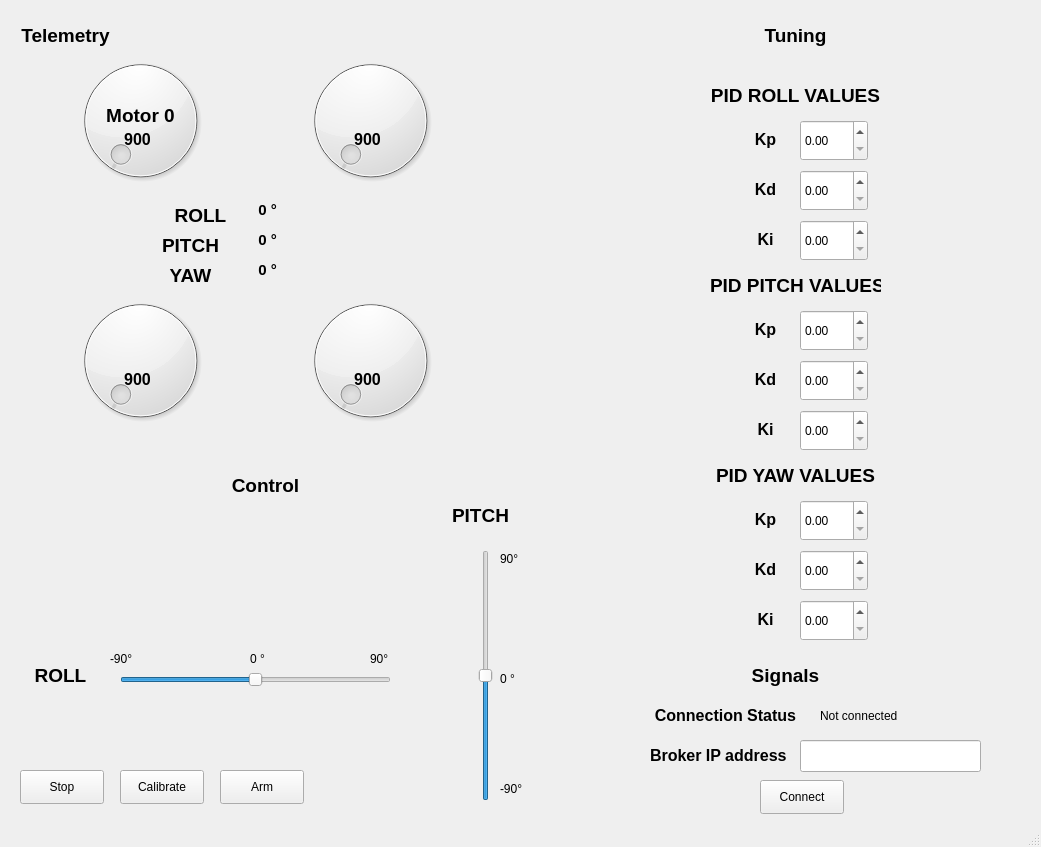
<?xml version="1.0" encoding="UTF-8"?>
<ui version="4.0">
 <class>MainWindow</class>
 <widget class="QMainWindow" name="MainWindow">
  <property name="geometry">
   <rect>
    <x>0</x>
    <y>0</y>
    <width>1041</width>
    <height>847</height>
   </rect>
  </property>
  <property name="windowTitle">
   <string>MainWindow</string>
  </property>
  <widget class="QWidget" name="centralwidget">
   <widget class="QLabel" name="label">
    <property name="geometry">
     <rect>
      <x>710</x>
      <y>80</y>
      <width>171</width>
      <height>31</height>
     </rect>
    </property>
    <property name="text">
     <string>&lt;html&gt;&lt;head/&gt;&lt;body&gt;&lt;p align=&quot;center&quot;&gt;&lt;span style=&quot; font-size:14pt; font-weight:600;&quot;&gt;PID ROLL VALUES&lt;/span&gt;&lt;/p&gt;&lt;/body&gt;&lt;/html&gt;</string>
    </property>
   </widget>
   <widget class="QDoubleSpinBox" name="pidR_kp">
    <property name="geometry">
     <rect>
      <x>800</x>
      <y>120</y>
      <width>68</width>
      <height>41</height>
     </rect>
    </property>
   </widget>
   <widget class="QLabel" name="label_2">
    <property name="geometry">
     <rect>
      <x>750</x>
      <y>130</y>
      <width>31</width>
      <height>20</height>
     </rect>
    </property>
    <property name="text">
     <string>&lt;html&gt;&lt;head/&gt;&lt;body&gt;&lt;p align=&quot;center&quot;&gt;&lt;span style=&quot; font-size:12pt; font-weight:600;&quot;&gt;Kp&lt;/span&gt;&lt;/p&gt;&lt;/body&gt;&lt;/html&gt;</string>
    </property>
   </widget>
   <widget class="QLabel" name="label_3">
    <property name="geometry">
     <rect>
      <x>750</x>
      <y>180</y>
      <width>31</width>
      <height>20</height>
     </rect>
    </property>
    <property name="text">
     <string>&lt;html&gt;&lt;head/&gt;&lt;body&gt;&lt;p align=&quot;center&quot;&gt;&lt;span style=&quot; font-size:12pt; font-weight:600;&quot;&gt;Kd&lt;/span&gt;&lt;/p&gt;&lt;/body&gt;&lt;/html&gt;</string>
    </property>
   </widget>
   <widget class="QDoubleSpinBox" name="pidR_kd">
    <property name="geometry">
     <rect>
      <x>800</x>
      <y>170</y>
      <width>68</width>
      <height>41</height>
     </rect>
    </property>
   </widget>
   <widget class="QLabel" name="label_4">
    <property name="geometry">
     <rect>
      <x>750</x>
      <y>230</y>
      <width>31</width>
      <height>20</height>
     </rect>
    </property>
    <property name="text">
     <string>&lt;html&gt;&lt;head/&gt;&lt;body&gt;&lt;p align=&quot;center&quot;&gt;&lt;span style=&quot; font-size:12pt; font-weight:600;&quot;&gt;Ki&lt;/span&gt;&lt;/p&gt;&lt;/body&gt;&lt;/html&gt;</string>
    </property>
   </widget>
   <widget class="QDoubleSpinBox" name="pidR_ki">
    <property name="geometry">
     <rect>
      <x>800</x>
      <y>220</y>
      <width>68</width>
      <height>41</height>
     </rect>
    </property>
   </widget>
   <widget class="QLabel" name="label_6">
    <property name="geometry">
     <rect>
      <x>710</x>
      <y>270</y>
      <width>171</width>
      <height>31</height>
     </rect>
    </property>
    <property name="text">
     <string>&lt;html&gt;&lt;head/&gt;&lt;body&gt;&lt;p align=&quot;center&quot;&gt;&lt;span style=&quot; font-size:14pt; font-weight:600;&quot;&gt;PID PITCH VALUES&lt;/span&gt;&lt;/p&gt;&lt;/body&gt;&lt;/html&gt;</string>
    </property>
   </widget>
   <widget class="QDoubleSpinBox" name="pidP_ki">
    <property name="geometry">
     <rect>
      <x>800</x>
      <y>410</y>
      <width>68</width>
      <height>41</height>
     </rect>
    </property>
   </widget>
   <widget class="QDoubleSpinBox" name="pidP_kp">
    <property name="geometry">
     <rect>
      <x>800</x>
      <y>310</y>
      <width>68</width>
      <height>41</height>
     </rect>
    </property>
   </widget>
   <widget class="QDoubleSpinBox" name="pidP_kd">
    <property name="geometry">
     <rect>
      <x>800</x>
      <y>360</y>
      <width>68</width>
      <height>41</height>
     </rect>
    </property>
   </widget>
   <widget class="QDoubleSpinBox" name="pidY_kp_3">
    <property name="geometry">
     <rect>
      <x>800</x>
      <y>600</y>
      <width>68</width>
      <height>41</height>
     </rect>
    </property>
   </widget>
   <widget class="QDoubleSpinBox" name="pidY_kp_2">
    <property name="geometry">
     <rect>
      <x>800</x>
      <y>550</y>
      <width>68</width>
      <height>41</height>
     </rect>
    </property>
   </widget>
   <widget class="QLabel" name="label_11">
    <property name="geometry">
     <rect>
      <x>710</x>
      <y>460</y>
      <width>171</width>
      <height>31</height>
     </rect>
    </property>
    <property name="text">
     <string>&lt;html&gt;&lt;head/&gt;&lt;body&gt;&lt;p align=&quot;center&quot;&gt;&lt;span style=&quot; font-size:14pt; font-weight:600;&quot;&gt;PID YAW VALUES&lt;/span&gt;&lt;/p&gt;&lt;/body&gt;&lt;/html&gt;</string>
    </property>
   </widget>
   <widget class="QDoubleSpinBox" name="pidY_kp">
    <property name="geometry">
     <rect>
      <x>800</x>
      <y>500</y>
      <width>68</width>
      <height>41</height>
     </rect>
    </property>
   </widget>
   <widget class="QPushButton" name="stopButton">
    <property name="geometry">
     <rect>
      <x>20</x>
      <y>770</y>
      <width>84</width>
      <height>34</height>
     </rect>
    </property>
    <property name="text">
     <string>Stop</string>
    </property>
   </widget>
   <widget class="QPushButton" name="calibrateButton">
    <property name="geometry">
     <rect>
      <x>120</x>
      <y>770</y>
      <width>84</width>
      <height>34</height>
     </rect>
    </property>
    <property name="text">
     <string>Calibrate</string>
    </property>
   </widget>
   <widget class="QPushButton" name="armButton">
    <property name="geometry">
     <rect>
      <x>220</x>
      <y>770</y>
      <width>84</width>
      <height>34</height>
     </rect>
    </property>
    <property name="text">
     <string>Arm</string>
    </property>
   </widget>
   <widget class="QSlider" name="roll_slider">
    <property name="enabled">
     <bool>true</bool>
    </property>
    <property name="geometry">
     <rect>
      <x>120</x>
      <y>670</y>
      <width>271</width>
      <height>20</height>
     </rect>
    </property>
    <property name="minimum">
     <number>-90</number>
    </property>
    <property name="maximum">
     <number>90</number>
    </property>
    <property name="value">
     <number>0</number>
    </property>
    <property name="tracking">
     <bool>true</bool>
    </property>
    <property name="orientation">
     <enum>Qt::Horizontal</enum>
    </property>
   </widget>
   <widget class="QLabel" name="label_13">
    <property name="geometry">
     <rect>
      <x>30</x>
      <y>660</y>
      <width>61</width>
      <height>31</height>
     </rect>
    </property>
    <property name="text">
     <string>&lt;html&gt;&lt;head/&gt;&lt;body&gt;&lt;p align=&quot;center&quot;&gt;&lt;span style=&quot; font-size:14pt; font-weight:600;&quot;&gt;ROLL&lt;/span&gt;&lt;/p&gt;&lt;/body&gt;&lt;/html&gt;</string>
    </property>
   </widget>
   <widget class="QSlider" name="pitch_slider">
    <property name="enabled">
     <bool>true</bool>
    </property>
    <property name="geometry">
     <rect>
      <x>470</x>
      <y>550</y>
      <width>31</width>
      <height>251</height>
     </rect>
    </property>
    <property name="minimum">
     <number>-90</number>
    </property>
    <property name="maximum">
     <number>90</number>
    </property>
    <property name="value">
     <number>0</number>
    </property>
    <property name="orientation">
     <enum>Qt::Vertical</enum>
    </property>
   </widget>
   <widget class="QLabel" name="label_14">
    <property name="geometry">
     <rect>
      <x>450</x>
      <y>500</y>
      <width>61</width>
      <height>31</height>
     </rect>
    </property>
    <property name="text">
     <string>&lt;html&gt;&lt;head/&gt;&lt;body&gt;&lt;p align=&quot;center&quot;&gt;&lt;span style=&quot; font-size:14pt; font-weight:600;&quot;&gt;PITCH&lt;/span&gt;&lt;/p&gt;&lt;/body&gt;&lt;/html&gt;</string>
    </property>
   </widget>
   <widget class="QLabel" name="label_16">
    <property name="geometry">
     <rect>
      <x>110</x>
      <y>650</y>
      <width>55</width>
      <height>18</height>
     </rect>
    </property>
    <property name="text">
     <string>-90°</string>
    </property>
   </widget>
   <widget class="QLabel" name="label_17">
    <property name="geometry">
     <rect>
      <x>370</x>
      <y>650</y>
      <width>55</width>
      <height>18</height>
     </rect>
    </property>
    <property name="text">
     <string>90°</string>
    </property>
   </widget>
   <widget class="QLabel" name="label_18">
    <property name="geometry">
     <rect>
      <x>250</x>
      <y>650</y>
      <width>21</width>
      <height>18</height>
     </rect>
    </property>
    <property name="text">
     <string>0 °</string>
    </property>
   </widget>
   <widget class="QLabel" name="label_19">
    <property name="geometry">
     <rect>
      <x>100</x>
      <y>100</y>
      <width>81</width>
      <height>31</height>
     </rect>
    </property>
    <property name="text">
     <string>&lt;html&gt;&lt;head/&gt;&lt;body&gt;&lt;p align=&quot;center&quot;&gt;&lt;span style=&quot; font-size:14pt; font-weight:600;&quot;&gt;Motor 0&lt;/span&gt;&lt;/p&gt;&lt;/body&gt;&lt;/html&gt;</string>
    </property>
   </widget>
   <widget class="QLabel" name="label_5">
    <property name="geometry">
     <rect>
      <x>750</x>
      <y>320</y>
      <width>31</width>
      <height>20</height>
     </rect>
    </property>
    <property name="text">
     <string>&lt;html&gt;&lt;head/&gt;&lt;body&gt;&lt;p align=&quot;center&quot;&gt;&lt;span style=&quot; font-size:12pt; font-weight:600;&quot;&gt;Kp&lt;/span&gt;&lt;/p&gt;&lt;/body&gt;&lt;/html&gt;</string>
    </property>
   </widget>
   <widget class="QLabel" name="label_7">
    <property name="geometry">
     <rect>
      <x>750</x>
      <y>370</y>
      <width>31</width>
      <height>20</height>
     </rect>
    </property>
    <property name="text">
     <string>&lt;html&gt;&lt;head/&gt;&lt;body&gt;&lt;p align=&quot;center&quot;&gt;&lt;span style=&quot; font-size:12pt; font-weight:600;&quot;&gt;Kd&lt;/span&gt;&lt;/p&gt;&lt;/body&gt;&lt;/html&gt;</string>
    </property>
   </widget>
   <widget class="QLabel" name="label_8">
    <property name="geometry">
     <rect>
      <x>750</x>
      <y>420</y>
      <width>31</width>
      <height>20</height>
     </rect>
    </property>
    <property name="text">
     <string>&lt;html&gt;&lt;head/&gt;&lt;body&gt;&lt;p align=&quot;center&quot;&gt;&lt;span style=&quot; font-size:12pt; font-weight:600;&quot;&gt;Ki&lt;/span&gt;&lt;/p&gt;&lt;/body&gt;&lt;/html&gt;</string>
    </property>
   </widget>
   <widget class="QLabel" name="label_9">
    <property name="geometry">
     <rect>
      <x>750</x>
      <y>560</y>
      <width>31</width>
      <height>20</height>
     </rect>
    </property>
    <property name="text">
     <string>&lt;html&gt;&lt;head/&gt;&lt;body&gt;&lt;p align=&quot;center&quot;&gt;&lt;span style=&quot; font-size:12pt; font-weight:600;&quot;&gt;Kd&lt;/span&gt;&lt;/p&gt;&lt;/body&gt;&lt;/html&gt;</string>
    </property>
   </widget>
   <widget class="QLabel" name="label_10">
    <property name="geometry">
     <rect>
      <x>750</x>
      <y>510</y>
      <width>31</width>
      <height>20</height>
     </rect>
    </property>
    <property name="text">
     <string>&lt;html&gt;&lt;head/&gt;&lt;body&gt;&lt;p align=&quot;center&quot;&gt;&lt;span style=&quot; font-size:12pt; font-weight:600;&quot;&gt;Kp&lt;/span&gt;&lt;/p&gt;&lt;/body&gt;&lt;/html&gt;</string>
    </property>
   </widget>
   <widget class="QLabel" name="label_12">
    <property name="geometry">
     <rect>
      <x>750</x>
      <y>610</y>
      <width>31</width>
      <height>20</height>
     </rect>
    </property>
    <property name="text">
     <string>&lt;html&gt;&lt;head/&gt;&lt;body&gt;&lt;p align=&quot;center&quot;&gt;&lt;span style=&quot; font-size:12pt; font-weight:600;&quot;&gt;Ki&lt;/span&gt;&lt;/p&gt;&lt;/body&gt;&lt;/html&gt;</string>
    </property>
   </widget>
   <widget class="QLabel" name="label_23">
    <property name="geometry">
     <rect>
      <x>500</x>
      <y>670</y>
      <width>21</width>
      <height>18</height>
     </rect>
    </property>
    <property name="text">
     <string>0 °</string>
    </property>
   </widget>
   <widget class="QLabel" name="label_24">
    <property name="geometry">
     <rect>
      <x>500</x>
      <y>780</y>
      <width>55</width>
      <height>18</height>
     </rect>
    </property>
    <property name="text">
     <string>-90°</string>
    </property>
   </widget>
   <widget class="QLabel" name="label_25">
    <property name="geometry">
     <rect>
      <x>500</x>
      <y>550</y>
      <width>55</width>
      <height>18</height>
     </rect>
    </property>
    <property name="text">
     <string>90°</string>
    </property>
   </widget>
   <widget class="QLabel" name="label_15">
    <property name="geometry">
     <rect>
      <x>10</x>
      <y>20</y>
      <width>111</width>
      <height>31</height>
     </rect>
    </property>
    <property name="text">
     <string>&lt;html&gt;&lt;head/&gt;&lt;body&gt;&lt;p align=&quot;center&quot;&gt;&lt;span style=&quot; font-size:14pt; font-weight:600;&quot;&gt;Telemetry&lt;/span&gt;&lt;/p&gt;&lt;/body&gt;&lt;/html&gt;</string>
    </property>
   </widget>
   <widget class="QLabel" name="label_26">
    <property name="geometry">
     <rect>
      <x>170</x>
      <y>200</y>
      <width>61</width>
      <height>31</height>
     </rect>
    </property>
    <property name="text">
     <string>&lt;html&gt;&lt;head/&gt;&lt;body&gt;&lt;p align=&quot;center&quot;&gt;&lt;span style=&quot; font-size:14pt; font-weight:600;&quot;&gt;ROLL&lt;/span&gt;&lt;/p&gt;&lt;/body&gt;&lt;/html&gt;</string>
    </property>
   </widget>
   <widget class="QLabel" name="label_27">
    <property name="geometry">
     <rect>
      <x>160</x>
      <y>260</y>
      <width>61</width>
      <height>31</height>
     </rect>
    </property>
    <property name="text">
     <string>&lt;html&gt;&lt;head/&gt;&lt;body&gt;&lt;p align=&quot;center&quot;&gt;&lt;span style=&quot; font-size:14pt; font-weight:600;&quot;&gt;YAW&lt;/span&gt;&lt;/p&gt;&lt;/body&gt;&lt;/html&gt;</string>
    </property>
   </widget>
   <widget class="QLabel" name="label_28">
    <property name="geometry">
     <rect>
      <x>160</x>
      <y>230</y>
      <width>61</width>
      <height>31</height>
     </rect>
    </property>
    <property name="text">
     <string>&lt;html&gt;&lt;head/&gt;&lt;body&gt;&lt;p align=&quot;center&quot;&gt;&lt;span style=&quot; font-size:14pt; font-weight:600;&quot;&gt;PITCH&lt;/span&gt;&lt;/p&gt;&lt;/body&gt;&lt;/html&gt;</string>
    </property>
   </widget>
   <widget class="QDial" name="motor0">
    <property name="geometry">
     <rect>
      <x>30</x>
      <y>50</y>
      <width>221</width>
      <height>141</height>
     </rect>
    </property>
    <property name="minimum">
     <number>900</number>
    </property>
    <property name="maximum">
     <number>1500</number>
    </property>
    <property name="wrapping">
     <bool>false</bool>
    </property>
    <property name="notchesVisible">
     <bool>false</bool>
    </property>
   </widget>
   <widget class="QLabel" name="label_20">
    <property name="geometry">
     <rect>
      <x>330</x>
      <y>100</y>
      <width>81</width>
      <height>31</height>
     </rect>
    </property>
    <property name="text">
     <string>&lt;html&gt;&lt;head/&gt;&lt;body&gt;&lt;p align=&quot;center&quot;&gt;&lt;span style=&quot; font-size:14pt; font-weight:600;&quot;&gt;Motor 1&lt;/span&gt;&lt;/p&gt;&lt;/body&gt;&lt;/html&gt;</string>
    </property>
   </widget>
   <widget class="QLabel" name="label_21">
    <property name="geometry">
     <rect>
      <x>330</x>
      <y>340</y>
      <width>81</width>
      <height>31</height>
     </rect>
    </property>
    <property name="text">
     <string>&lt;html&gt;&lt;head/&gt;&lt;body&gt;&lt;p align=&quot;center&quot;&gt;&lt;span style=&quot; font-size:14pt; font-weight:600;&quot;&gt;Motor 3&lt;/span&gt;&lt;/p&gt;&lt;/body&gt;&lt;/html&gt;</string>
    </property>
   </widget>
   <widget class="QLabel" name="label_22">
    <property name="geometry">
     <rect>
      <x>100</x>
      <y>340</y>
      <width>81</width>
      <height>31</height>
     </rect>
    </property>
    <property name="text">
     <string>&lt;html&gt;&lt;head/&gt;&lt;body&gt;&lt;p align=&quot;center&quot;&gt;&lt;span style=&quot; font-size:14pt; font-weight:600;&quot;&gt;Motor 2&lt;/span&gt;&lt;/p&gt;&lt;/body&gt;&lt;/html&gt;</string>
    </property>
   </widget>
   <widget class="QDial" name="motor1">
    <property name="geometry">
     <rect>
      <x>260</x>
      <y>50</y>
      <width>221</width>
      <height>141</height>
     </rect>
    </property>
    <property name="minimum">
     <number>900</number>
    </property>
    <property name="maximum">
     <number>1500</number>
    </property>
    <property name="wrapping">
     <bool>false</bool>
    </property>
    <property name="notchesVisible">
     <bool>false</bool>
    </property>
   </widget>
   <widget class="QDial" name="motor3">
    <property name="geometry">
     <rect>
      <x>260</x>
      <y>290</y>
      <width>221</width>
      <height>141</height>
     </rect>
    </property>
    <property name="minimum">
     <number>900</number>
    </property>
    <property name="maximum">
     <number>1500</number>
    </property>
    <property name="wrapping">
     <bool>false</bool>
    </property>
    <property name="notchesVisible">
     <bool>false</bool>
    </property>
   </widget>
   <widget class="QDial" name="motor2">
    <property name="geometry">
     <rect>
      <x>30</x>
      <y>290</y>
      <width>221</width>
      <height>141</height>
     </rect>
    </property>
    <property name="minimum">
     <number>900</number>
    </property>
    <property name="maximum">
     <number>1500</number>
    </property>
    <property name="wrapping">
     <bool>false</bool>
    </property>
    <property name="notchesVisible">
     <bool>false</bool>
    </property>
   </widget>
   <widget class="QLabel" name="motor0_lbl">
    <property name="geometry">
     <rect>
      <x>110</x>
      <y>130</y>
      <width>55</width>
      <height>18</height>
     </rect>
    </property>
    <property name="text">
     <string>&lt;html&gt;&lt;head/&gt;&lt;body&gt;&lt;p align=&quot;center&quot;&gt;&lt;span style=&quot; font-size:12pt; font-weight:600;&quot;&gt;900&lt;/span&gt;&lt;/p&gt;&lt;/body&gt;&lt;/html&gt;</string>
    </property>
   </widget>
   <widget class="QLabel" name="motor1_lbl">
    <property name="geometry">
     <rect>
      <x>340</x>
      <y>130</y>
      <width>55</width>
      <height>18</height>
     </rect>
    </property>
    <property name="text">
     <string>&lt;html&gt;&lt;head/&gt;&lt;body&gt;&lt;p align=&quot;center&quot;&gt;&lt;span style=&quot; font-size:12pt; font-weight:600;&quot;&gt;900&lt;/span&gt;&lt;/p&gt;&lt;/body&gt;&lt;/html&gt;</string>
    </property>
   </widget>
   <widget class="QLabel" name="motor3_lbl">
    <property name="geometry">
     <rect>
      <x>340</x>
      <y>370</y>
      <width>55</width>
      <height>18</height>
     </rect>
    </property>
    <property name="text">
     <string>&lt;html&gt;&lt;head/&gt;&lt;body&gt;&lt;p align=&quot;center&quot;&gt;&lt;span style=&quot; font-size:12pt; font-weight:600;&quot;&gt;900&lt;/span&gt;&lt;/p&gt;&lt;/body&gt;&lt;/html&gt;</string>
    </property>
   </widget>
   <widget class="QLabel" name="motor2_lbl">
    <property name="geometry">
     <rect>
      <x>110</x>
      <y>370</y>
      <width>55</width>
      <height>18</height>
     </rect>
    </property>
    <property name="text">
     <string>&lt;html&gt;&lt;head/&gt;&lt;body&gt;&lt;p align=&quot;center&quot;&gt;&lt;span style=&quot; font-size:12pt; font-weight:600;&quot;&gt;900&lt;/span&gt;&lt;/p&gt;&lt;/body&gt;&lt;/html&gt;</string>
    </property>
   </widget>
   <widget class="QLabel" name="label_29">
    <property name="geometry">
     <rect>
      <x>240</x>
      <y>200</y>
      <width>55</width>
      <height>21</height>
     </rect>
    </property>
    <property name="text">
     <string>&lt;html&gt;&lt;head/&gt;&lt;body&gt;&lt;p align=&quot;center&quot;&gt;&lt;span style=&quot; font-size:11pt; font-weight:600;&quot;&gt;0 °&lt;/span&gt;&lt;/p&gt;&lt;/body&gt;&lt;/html&gt;</string>
    </property>
   </widget>
   <widget class="QLabel" name="label_30">
    <property name="geometry">
     <rect>
      <x>240</x>
      <y>230</y>
      <width>55</width>
      <height>21</height>
     </rect>
    </property>
    <property name="text">
     <string>&lt;html&gt;&lt;head/&gt;&lt;body&gt;&lt;p align=&quot;center&quot;&gt;&lt;span style=&quot; font-size:11pt; font-weight:600;&quot;&gt;0 °&lt;/span&gt;&lt;/p&gt;&lt;/body&gt;&lt;/html&gt;</string>
    </property>
   </widget>
   <widget class="QLabel" name="label_31">
    <property name="geometry">
     <rect>
      <x>240</x>
      <y>260</y>
      <width>55</width>
      <height>21</height>
     </rect>
    </property>
    <property name="text">
     <string>&lt;html&gt;&lt;head/&gt;&lt;body&gt;&lt;p align=&quot;center&quot;&gt;&lt;span style=&quot; font-size:11pt; font-weight:600;&quot;&gt;0 °&lt;/span&gt;&lt;/p&gt;&lt;/body&gt;&lt;/html&gt;</string>
    </property>
   </widget>
   <widget class="QLabel" name="label_32">
    <property name="geometry">
     <rect>
      <x>210</x>
      <y>470</y>
      <width>111</width>
      <height>31</height>
     </rect>
    </property>
    <property name="text">
     <string>&lt;html&gt;&lt;head/&gt;&lt;body&gt;&lt;p align=&quot;center&quot;&gt;&lt;span style=&quot; font-size:14pt; font-weight:600;&quot;&gt;Control&lt;/span&gt;&lt;/p&gt;&lt;/body&gt;&lt;/html&gt;</string>
    </property>
   </widget>
   <widget class="QLabel" name="label_33">
    <property name="geometry">
     <rect>
      <x>740</x>
      <y>20</y>
      <width>111</width>
      <height>31</height>
     </rect>
    </property>
    <property name="text">
     <string>&lt;html&gt;&lt;head/&gt;&lt;body&gt;&lt;p align=&quot;center&quot;&gt;&lt;span style=&quot; font-size:14pt; font-weight:600;&quot;&gt;Tuning&lt;/span&gt;&lt;/p&gt;&lt;/body&gt;&lt;/html&gt;</string>
    </property>
   </widget>
   <widget class="QLabel" name="label_34">
    <property name="geometry">
     <rect>
      <x>730</x>
      <y>660</y>
      <width>111</width>
      <height>31</height>
     </rect>
    </property>
    <property name="text">
     <string>&lt;html&gt;&lt;head/&gt;&lt;body&gt;&lt;p align=&quot;center&quot;&gt;&lt;span style=&quot; font-size:14pt; font-weight:600;&quot;&gt;Signals&lt;/span&gt;&lt;/p&gt;&lt;/body&gt;&lt;/html&gt;</string>
    </property>
   </widget>
   <widget class="QLabel" name="label_35">
    <property name="geometry">
     <rect>
      <x>640</x>
      <y>700</y>
      <width>171</width>
      <height>31</height>
     </rect>
    </property>
    <property name="text">
     <string>&lt;html&gt;&lt;head/&gt;&lt;body&gt;&lt;p align=&quot;center&quot;&gt;&lt;span style=&quot; font-size:12pt; font-weight:600;&quot;&gt;Connection Status&lt;/span&gt;&lt;/p&gt;&lt;/body&gt;&lt;/html&gt;</string>
    </property>
   </widget>
   <widget class="QLineEdit" name="lineEdit">
    <property name="geometry">
     <rect>
      <x>800</x>
      <y>740</y>
      <width>181</width>
      <height>32</height>
     </rect>
    </property>
   </widget>
   <widget class="QLabel" name="label_36">
    <property name="geometry">
     <rect>
      <x>650</x>
      <y>740</y>
      <width>141</width>
      <height>31</height>
     </rect>
    </property>
    <property name="text">
     <string>&lt;html&gt;&lt;head/&gt;&lt;body&gt;&lt;p&gt;&lt;span style=&quot; font-size:12pt; font-weight:600;&quot;&gt;Broker IP address&lt;/span&gt;&lt;/p&gt;&lt;/body&gt;&lt;/html&gt;</string>
    </property>
   </widget>
   <widget class="QPushButton" name="connectButton">
    <property name="geometry">
     <rect>
      <x>760</x>
      <y>780</y>
      <width>84</width>
      <height>34</height>
     </rect>
    </property>
    <property name="text">
     <string>Connect</string>
    </property>
   </widget>
   <widget class="QLabel" name="label_37">
    <property name="geometry">
     <rect>
      <x>820</x>
      <y>700</y>
      <width>91</width>
      <height>31</height>
     </rect>
    </property>
    <property name="text">
     <string>Not connected</string>
    </property>
   </widget>
   <zorder>motor0</zorder>
   <zorder>label</zorder>
   <zorder>pidR_kp</zorder>
   <zorder>label_2</zorder>
   <zorder>label_3</zorder>
   <zorder>pidR_kd</zorder>
   <zorder>label_4</zorder>
   <zorder>pidR_ki</zorder>
   <zorder>label_6</zorder>
   <zorder>pidP_ki</zorder>
   <zorder>pidP_kp</zorder>
   <zorder>pidP_kd</zorder>
   <zorder>pidY_kp_3</zorder>
   <zorder>pidY_kp_2</zorder>
   <zorder>label_11</zorder>
   <zorder>pidY_kp</zorder>
   <zorder>stopButton</zorder>
   <zorder>calibrateButton</zorder>
   <zorder>armButton</zorder>
   <zorder>roll_slider</zorder>
   <zorder>label_13</zorder>
   <zorder>pitch_slider</zorder>
   <zorder>label_14</zorder>
   <zorder>label_16</zorder>
   <zorder>label_17</zorder>
   <zorder>label_18</zorder>
   <zorder>label_19</zorder>
   <zorder>label_5</zorder>
   <zorder>label_7</zorder>
   <zorder>label_8</zorder>
   <zorder>label_9</zorder>
   <zorder>label_10</zorder>
   <zorder>label_12</zorder>
   <zorder>label_23</zorder>
   <zorder>label_24</zorder>
   <zorder>label_25</zorder>
   <zorder>label_15</zorder>
   <zorder>label_26</zorder>
   <zorder>label_27</zorder>
   <zorder>label_28</zorder>
   <zorder>label_20</zorder>
   <zorder>label_21</zorder>
   <zorder>label_22</zorder>
   <zorder>motor1</zorder>
   <zorder>motor3</zorder>
   <zorder>motor2</zorder>
   <zorder>motor0_lbl</zorder>
   <zorder>motor1_lbl</zorder>
   <zorder>motor3_lbl</zorder>
   <zorder>motor2_lbl</zorder>
   <zorder>label_29</zorder>
   <zorder>label_30</zorder>
   <zorder>label_31</zorder>
   <zorder>label_32</zorder>
   <zorder>label_33</zorder>
   <zorder>label_34</zorder>
   <zorder>label_35</zorder>
   <zorder>lineEdit</zorder>
   <zorder>label_36</zorder>
   <zorder>connectButton</zorder>
   <zorder>label_37</zorder>
  </widget>
  <widget class="QStatusBar" name="statusbar"/>
 </widget>
 <resources>
  <include location="pfxpath.qrc"/>
 </resources>
 <connections/>
</ui>
